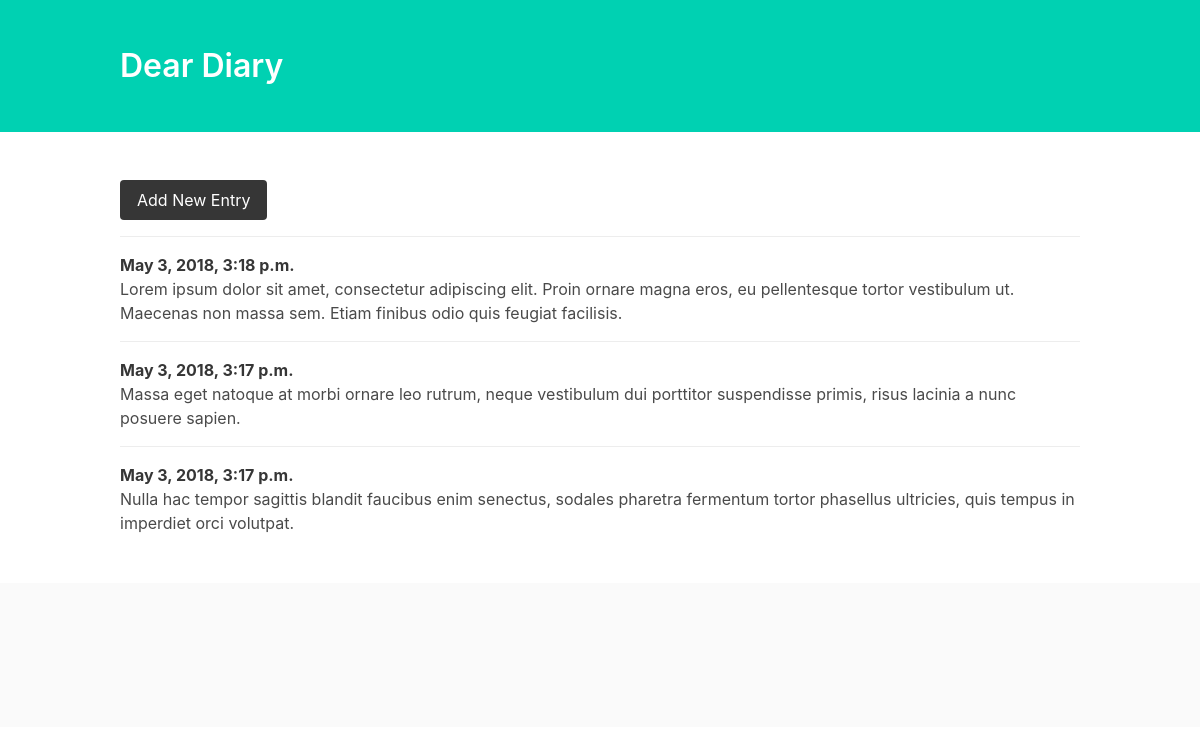
The app's page /, older data.
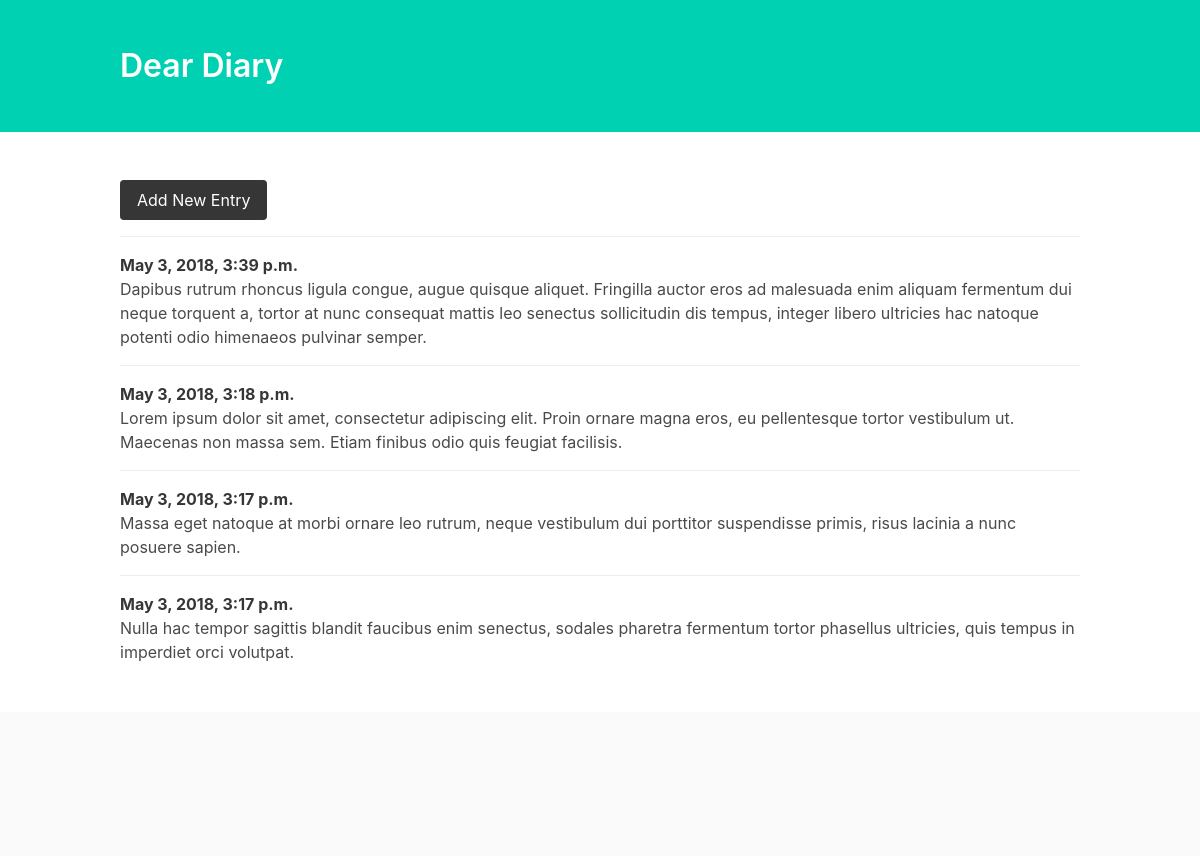
The same page, newer data.
### entries/models.py (models this page shows, shortened)
class Entry(models.Model):
    text = models.TextField()
    date_posted = models.DateTimeField(auto_now_add=True)
    class Meta:
        verbose_name_plural = 'entries'

### entries/views.py (the view)
# urls.py: path('', views.index, name='home'),
def index(request):
    entries = Entry.objects.order_by('-date_posted')
    context = {'entries': entries}
    return render(request, 'entries/index.html', context)

### entries/templates/entries/index.html (shortened to what this page needs)
<!DOCTYPE html>
<html lang="en">
<head>
    <link rel="stylesheet" href="https://cdnjs.cloudflare.com/ajax/libs/bulma/0.6.2/css/bulma.min.css" />
</head>
<body>
    <section class="hero is-primary">
        <div class="hero-body">
            <div class="container">
                <h1 class="title">
                    <a href="{% url 'home' %}">Dear Diary</a>
                </h1>
            </div>
        </div>
    </section>
    <section class="section">
        <div class="container">
            <article class="media">
                <div class="media-content">
                    <div class="content">
                        <a class="button is-dark" href="{% url 'add' %}">Add New Entry</a>
                    </div>
                </div>
            </article>
            {% for entry in entries %}
                 <article class="media">
                    <div class="media-content">
                        <div class="content">
                            <p>
                                <strong>{{ entry.date_posted }}</strong>
                                <br> {{ entry.text }}
                            </p>
                        </div>
                    </div>
                </article>
            {% endfor %}
        </div>
    </section>
    <footer class="footer">
    </footer>
</body>
</html>

Row changes from the older to the newer data that the page shows:
added Entry: date_posted "May 3, 2018, 3:39 p.m.", text "Dapibus rutrum rhoncus ligula congue, augue quisque aliquet. Fringilla auctor eros ad malesuada enim aliquam fermentum dui neque torquent a, tortor at nunc consequat mattis leo senectus sollicitudin dis tempus, integer libero ultricies hac natoque potenti odio himenaeos pulvinar semper."
